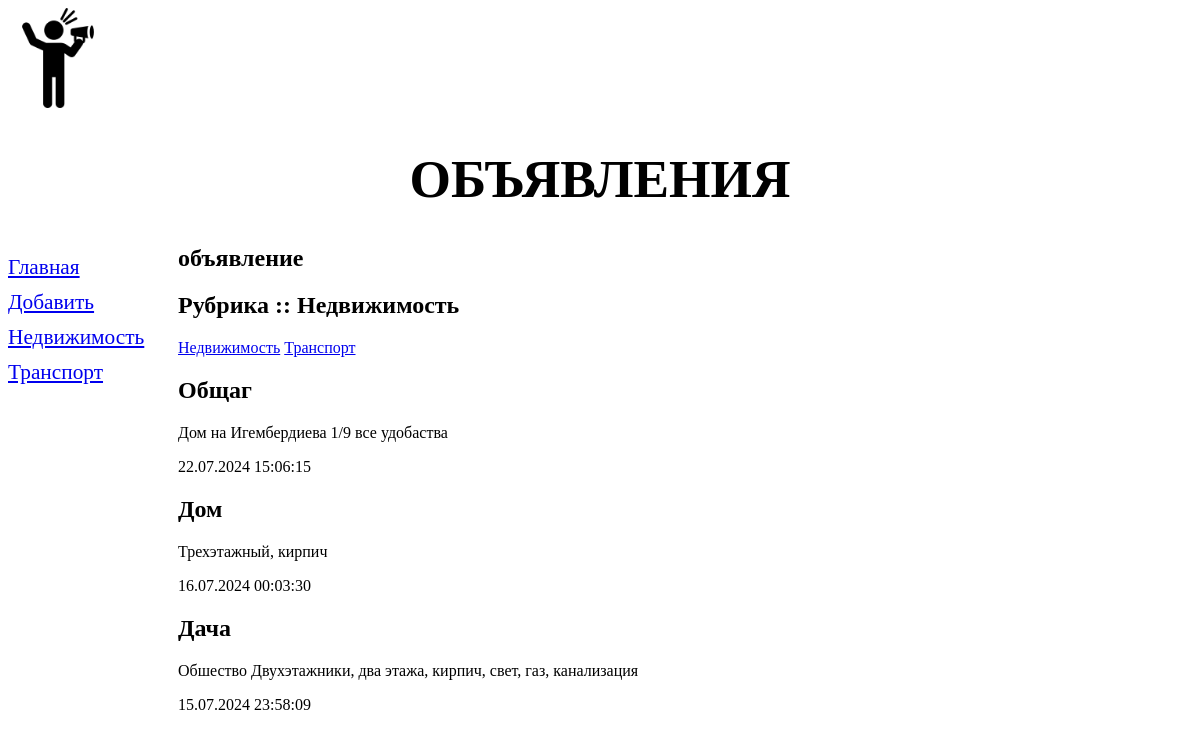
Page /bboard/1/ on the earlier database version.
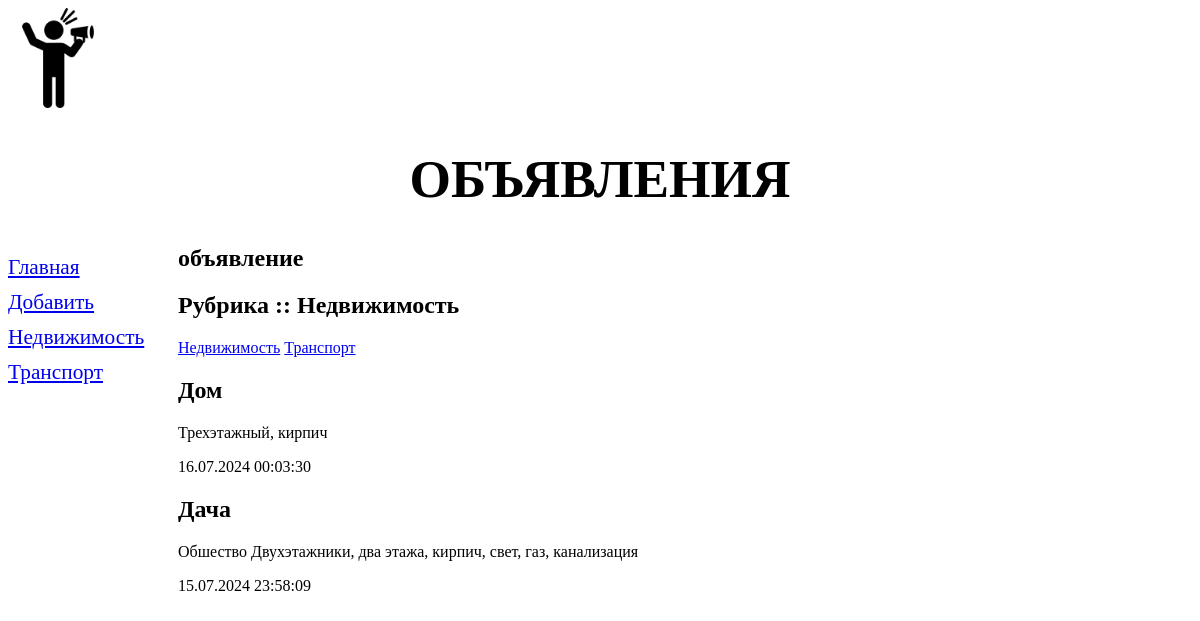
Same page on the later database version.
### bboard/models.py (models this page shows, shortened)
class Rubric(models.Model):
    name = models.CharField(
        max_length=20,
        verbose_name='Название',
        db_index=True)
    class Meta:
        verbose_name = 'Рубрика'
        verbose_name_plural = 'Рубрики'
        ordering = ['name']

class Bb(models.Model):
    class Kinds(models.TextChoices):
        BUY = 'b', 'Куплю'
        SELL = 's', 'Продам'
        EXCHANGE = 'c', 'Обменяю'
        RENT = 'r', 'Аренда'
    kind = models.CharField(
        max_length=1,
        verbose_name='Вид объявлений',
        choices=Kinds.choices,
        default=Kinds.SELL)
    title = models.CharField(max_length=50, verbose_name='Заголовок')
    content = models.TextField(null=True, blank=True, verbose_name='Описание')
    price = models.FloatField(null=True, blank=True, verbose_name='Цена')
    def get_first_rubric():
        return Rubric.objects.first()
    spare = models.ManyToManyField(Spare, verbose_name='Запчасти')
    rubric = models.ForeignKey(
        Rubric,
        null=True,
        on_delete=models.SET(get_first_rubric),
        verbose_name='Рубрика')
    measure = models.ForeignKey(
        Measure,
        blank=True,
        null=True,
        on_delete=models.CASCADE,
        verbose_name='Меры измерения')
    published = models.DateTimeField(
        auto_now_add=True,
        db_index=True,
        verbose_name='Дата публикации')
    class Meta:
        verbose_name = 'Объявление'
        verbose_name_plural = 'Объявления'
        ordering = ['-published','title']

### bboard/views.py (the view)
# urls.py: path('bboard/<int:rubric_id>/',by_rubric, name='by_rubric'),
def by_rubric(request, rubric_id):
    bbs = Bb.objects.filter(rubric=rubric_id)
    rubrics = Rubric.objects.all()
    current_rubric = Rubric.objects.get(pk=rubric_id)
    context = {
        'bbs': bbs,
        'rubrics': rubrics,
        'current_rubric': current_rubric
    }
    return render(
        request=request,
        template_name='bboard/by_rubric.html',
        context=context)

### bboard/templates/bboard/by_rubric.html (shortened to what this page needs)
{% extends 'layout/base.html' %}
{% block content %}
    <h1>объявление</h1>
    <h2>Рубрика :: {{ current_rubric.name }}</h2>
    <div>
        {% for rubric in rubrics %}
        <a href="{% url 'by_rubric' rubric.pk %}">{{ rubric.name }}</a>
        {% endfor %}
    </div>
    {% for bb in bbs %}
    <div>
        <h2>{{ bb.title }}</h2>
        <p>{{ bb.content }}</p>
        <p>{{ bb.published|date:"d.m.Y H:i:s" }}</p>
    </div>
    {% endfor %}
    {% endblock %}

### bboard/templates/layout/base.html (shortened to what this page needs)
{% load static %}
<!DOCTYPE html>
<html lang="en">
<head>
    <link rel="stylesheet" type="text/css" href="{% static 'css/style.css' %}">
</head>
<body>
    <div class="img">
        <img src="{% static 'bg.png' %}" alt="photo">
    </div>
    <header>
        <h1>Объявления</h1>
    </header>
    <nav>
    <a href="{% url 'index' %}">Главная</a>
    <a href="{% url 'add' %}">Добавить</a>
    {% for rubric in rubrics %}
    <a href="{% url 'by_rubric' rubric.pk %}">{{ rubric.name }}</a>
    {% endfor %}
    </nav>
    <section>
        {% block content %}
        {% endblock %}
    </section>
</body>
</html>

Differences in the rows shown:
removed Bb: title "Общаг", content "Дом на Игембердиева 1/9 все удобаства", published "22.07.2024 15:06:15"
